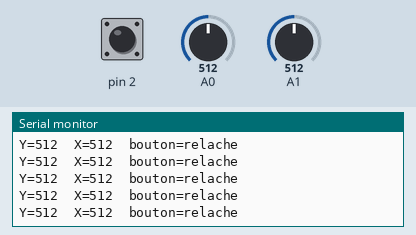
Recording of a sketch running on a simulated Arduino Uno, built with avr-gcc and run on an emulated ATmega328P. Shown: the last lines printed to the serial monitor. The test bench sets the inputs (shaded band); at power-on: pin 2 HIGH, A0 = 512, A1 = 512.

Above: at 1.2 s.
1.3 s: pin 2 pulled LOW for 0.3 s
At 1.69 s:
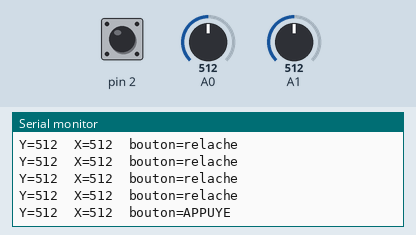
3.1 s: A0 set to 716
At 3.44 s:
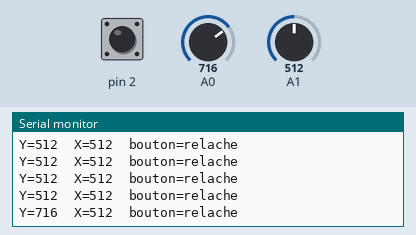
4.6 s: A1 set to 716
At 4.69 s:
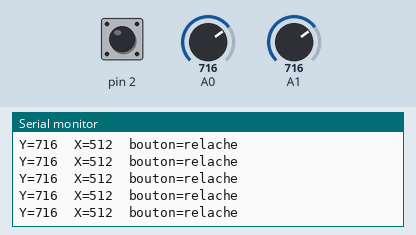
6.1 s: pin 2 pulled LOW for 1 s
At 6.45 s:
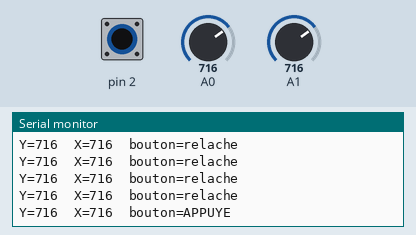
8.6 s: A0 set to 900
At 8.71 s:
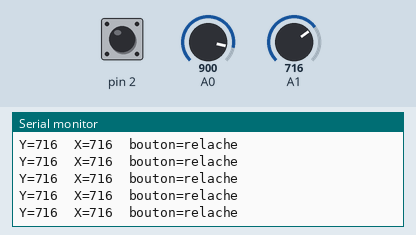
10.1 s: A1 set to 900
At 10.21 s:
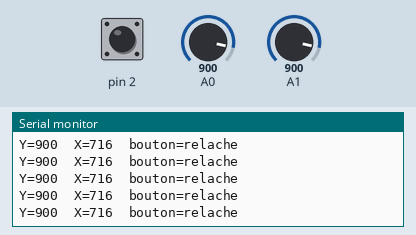
Timing chart, 0 to 13.1 s (numbered marks = the images above; inputs shaded):
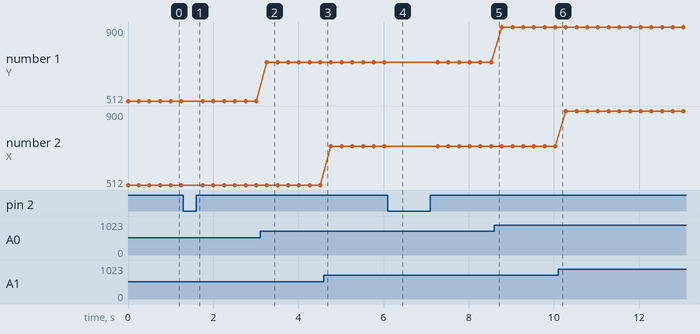

Measured:
- after the input at 1.3 s, the serial monitor: prints a new line after 0.20 s (image 1)
- after the input at 3.1 s, the serial monitor: prints a new line after 0.16 s (image 2)
- after the input at 6.1 s, the serial monitor: prints a new line after 0.17 s (image 4)
- plotted number 1: 512 → 716 after the input at 3.1 s, 716 → 900 after the input at 8.6 s

The sketch:

joystick-uno.ino
```cpp
// Test joystick analogique : X/Y en analogique, bouton SEL en pull-up.
void setup() {
  pinMode(2, INPUT_PULLUP);
  Serial.begin(115200);
}

void loop() {
  Serial.print("Y=");
  Serial.print(analogRead(A0));
  Serial.print("  X=");
  Serial.print(analogRead(A1));
  Serial.print("  bouton=");
  Serial.println(digitalRead(2) == LOW ? "APPUYE" : "relache");
  delay(250);
}
```
